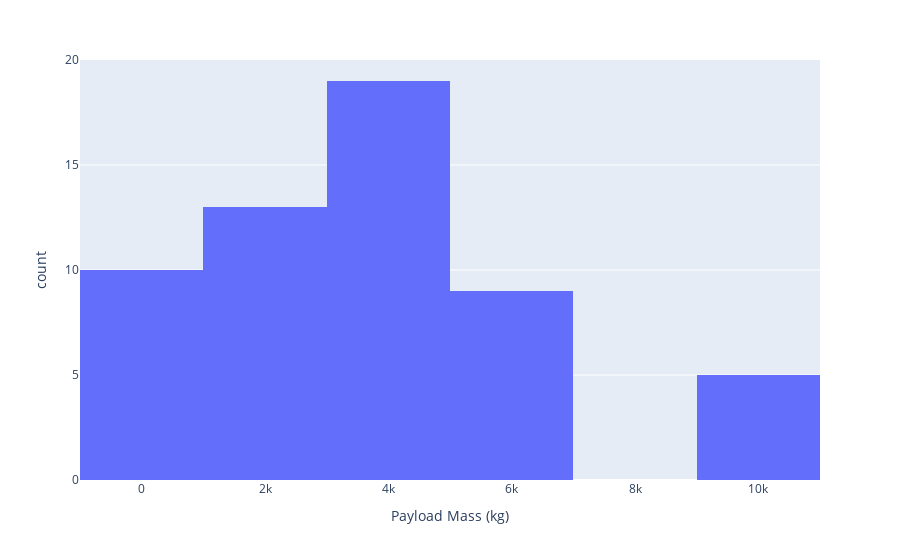

Notebook code cell kept with this figure:
### Code cell
px.histogram(spacex_df, x='Payload Mass (kg)' )

### Figure 1 — Plotly figure (JSON) as saved in the notebook; plotly's stock layout.template omitted (floating-point values rounded to 4 significant figures)
{"data": [{"alignmentgroup": "True", "bingroup": "x", "hovertemplate": "Payload Mass (kg)=%{x}<br>count=%{y}<extra></extra>", "legendgroup": "", "marker": {"color": "#636efa", "pattern": {"shape": ""}}, "name": "", "offsetgroup": "", "orientation": "v", "showlegend": false, "type": "histogram", "x": [0, 0, 525, 500, 677, 3170, 3325, 2296, 1316, 4535, 4428, 2216, 2395, 570, 4159, 1898, 4707, 1952, 2034, 5271, 3136, 4696, 3100, 3600, 2257, 4600, 500, 553, 9600, 9600, 475, 9600, 9600, 2150, 9600, 6460, 2490, 5600, 5300, 3697.0, 6070, 2708, 3669, 6761, 3310, 4990, 5200, 3500, 3600, 2205, 3697.0, 4230, 6092, 2647, 362, 5384], "xaxis": "x", "yaxis": "y"}], "layout": {"barmode": "relative", "legend": {"tracegroupgap": 0}, "margin": {"t": 60}, "xaxis": {"anchor": "y", "domain": [0, 1], "title": {"text": "Payload Mass (kg)"}}, "yaxis": {"anchor": "x", "domain": [0, 1], "title": {"text": "count"}}}}
